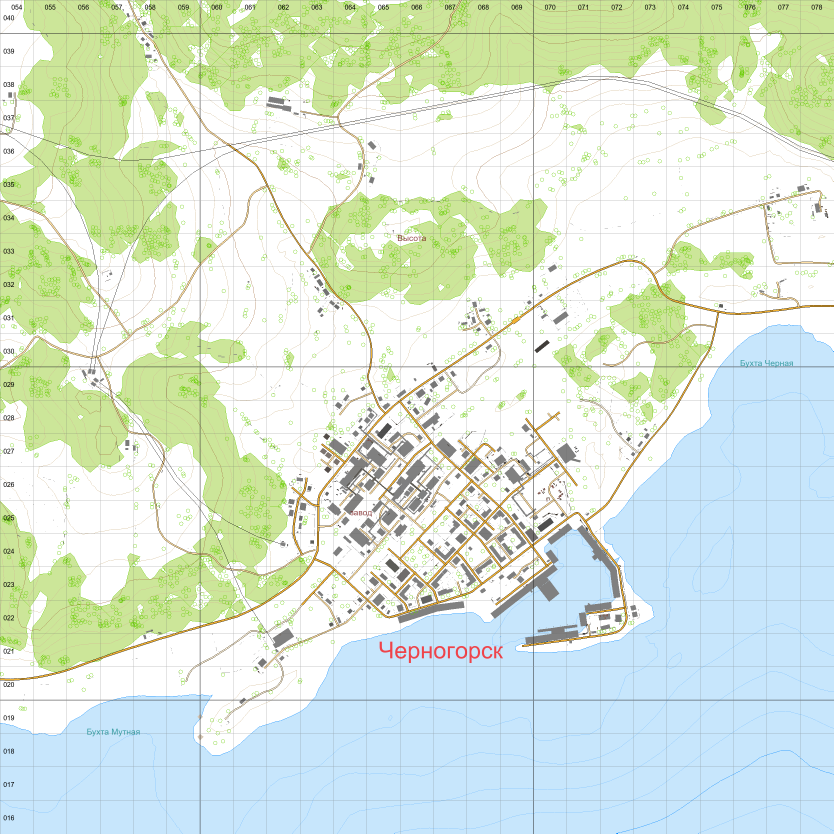
#> input picture cherno.png, 2500 x 2500 px (shown at 1/3 size)
$ python -i tile_generator.py   (imports and definitions only)
#> lines starting #> are read from the running program, lines starting #| are printed output that depends on the picture
import os
import math
import threading
import logging
from tkinter import Tk, Button, Text, END, filedialog, Label, Entry, StringVar, Scrollbar, RIGHT, Y, LEFT, BOTH, Frame
from PIL import Image

# Отключаем ограничение на максимальное число пикселей
Image.MAX_IMAGE_PIXELS = None

# Создаем логгер
logger = logging.getLogger("TileGenerator")
# [1 line not run here, left out]

# Обработчик логов для Text виджета
class TextHandler(logging.Handler):
    def __init__(self, text_widget):
        logging.Handler.__init__(self)
        self.text_widget = text_widget

    def emit(self, record):
        msg = self.format(record)
        def append():
            self.text_widget.configure(state='normal')
            self.text_widget.insert(END, msg + '\n')
            self.text_widget.configure(state='disabled')
            self.text_widget.yview(END)
        self.text_widget.after(0, append)

# Функция нарезки тайлов с конвертацией в 8-битный режим
def generate_tiles(input_image_path, output_folder, max_zoom=7, tile_size=256):
#> called with input_image_path = 'cherno.png', output_folder = 'out.png', max_zoom = 7, tile_size = 256
    logger.info(f"Открываем изображение: {input_image_path}")
    try:
        img = Image.open(input_image_path).convert("RGBA")
#> img is the input picture: PIL image 2500x2500 RGBA; mean R, G, B, A 217.9, 233, 217.2, 255
    except Exception as e:
        logger.error(f"Ошибка открытия изображения: {e}")
        return

    orig_width, orig_height = img.size
#> orig_width = 2500; orig_height = 2500
    logger.info(f"Размер изображения: {orig_width}x{orig_height}")

    os.makedirs(output_folder, exist_ok=True)

    for z in range(0, max_zoom + 1):
        scale = 1 / (2 ** (max_zoom - z))
        level_width = math.ceil(orig_width * scale)
        level_height = math.ceil(orig_height * scale)
        logger.info(f"Уровень {z}: scale={scale:.4f}, размер {level_width}x{level_height}")

        level_img = img.resize((level_width, level_height), Image.LANCZOS)
        tiles_x = math.ceil(level_width / tile_size)
        tiles_y = math.ceil(level_height / tile_size)
        padded_width = tiles_x * tile_size
        padded_height = tiles_y * tile_size

        padded_img = Image.new("RGBA", (padded_width, padded_height), (0, 0, 0, 0))
        padded_img.paste(level_img, (0, 0))

        level_folder = os.path.join(output_folder, str(z))
        os.makedirs(level_folder, exist_ok=True)

        for x in range(tiles_x):
            x_folder = os.path.join(level_folder, str(x))
            os.makedirs(x_folder, exist_ok=True)
            for y in range(tiles_y):
                left = x * tile_size
                upper = y * tile_size
                right = left + tile_size
                lower = upper + tile_size
                tile = padded_img.crop((left, upper, right, lower))
                # Конвертируем в 8-битный режим
                tile8 = tile.convert("P", palette=Image.ADAPTIVE, colors=256)
                tile_path = os.path.join(x_folder, f"{y}.png")
                tile8.save(tile_path, optimize=False)
                logger.debug(f"Сохранен тайл: {tile_path}")
        logger.info(f"Уровень {z} завершён: {tiles_x}x{tiles_y} тайлов.")
#> this loop made 8 passes
#> pass 1, in generate_tiles, `level_img = img.resize((level_width, level_height), Image.LANCZOS)`:
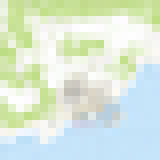
#> level_img: PIL image 20x20 RGBA (shown 8 times larger); mean R, G, B, A 217.8, 233, 217, 255
#> pass 1, in generate_tiles, `tile8.save(tile_path, optimize=False)`:
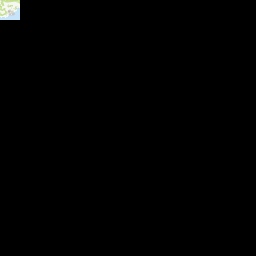
#> saved as 0.png: PIL image 256x256 P; mean R, G, B 1.3, 1.4, 1.3
#> pass 2, in generate_tiles, `level_img = img.resize((level_width, level_height), Image.LANCZOS)`:
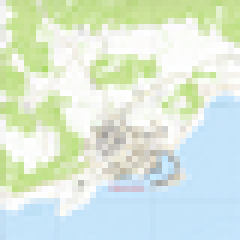
#> level_img: PIL image 40x40 RGBA (shown 6 times larger); mean R, G, B, A 217.8, 233, 216.9, 255
#> after the loop:
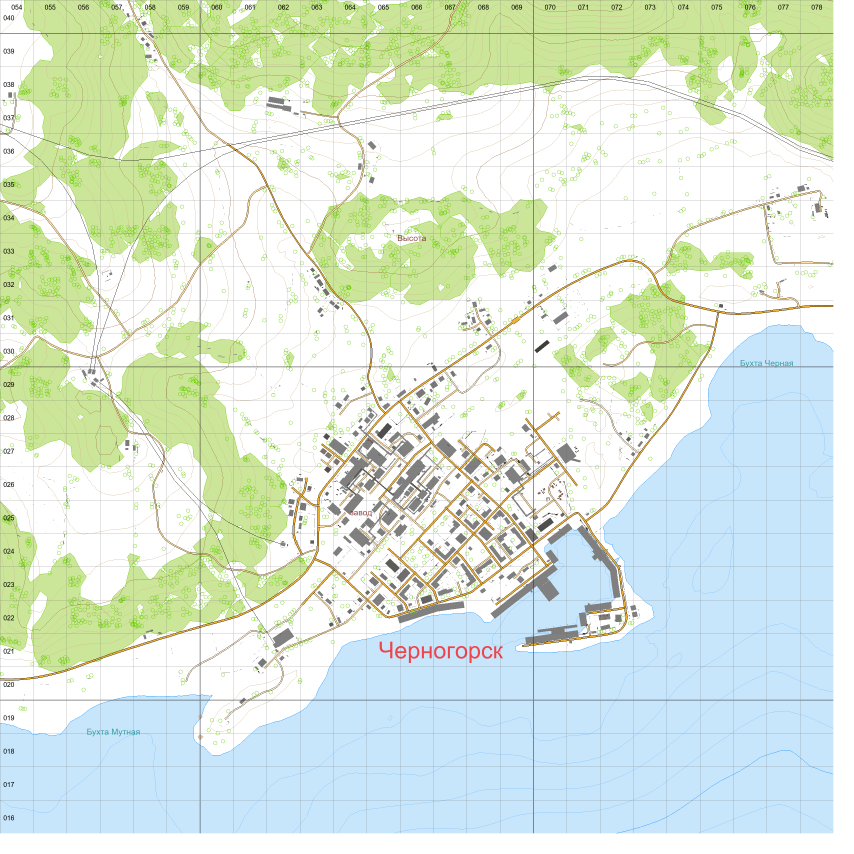
#> padded_img: PIL image 2560x2560 RGBA (shown at 1/3 size); mean R, G, B, A 207.8, 222.2, 207.2, 243.2; transparent parts drawn white
#> after the loop:
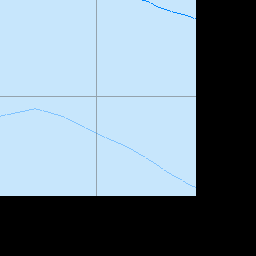
#> tile8: PIL image 256x256 P; mean R, G, B 116, 134.2, 147.3
    logger.info("Нарезка завершена.")

# Функции для работы с GUI
def start_generation():
    input_path = filedialog.askopenfilename(title="Выберите изображение", filetypes=[("PNG файлы", "*.png"), ("Все файлы", "*.*")])
    if not input_path:
        return
    input_label_var.set(input_path)

def run_generation():
    input_path = input_label_var.get()
    if not input_path:
        logger.error("Сначала выберите изображение!")
        return
    output_folder = output_folder_var.get()
    if not output_folder:
        logger.error("Укажите папку для сохранения тайлов!")
        return
    try:
        max_zoom_val = int(max_zoom_var.get())
    except ValueError:
        logger.error("Некорректное значение максимального зума!")
        return
    threading.Thread(target=generate_tiles, args=(input_path, output_folder, max_zoom_val, 256), daemon=True).start()

# Создаем главное окно
# [2 lines not run here, left out]

input_label_var = StringVar()
output_folder_var = StringVar(value="maps/chernarus/")
max_zoom_var = StringVar(value="7")

# [1 line that did not run here, left out]
# [3 lines not run here, left out]
# [1 line that did not run here, left out]
# [4 lines not run here, left out]
# [1 line that did not run here, left out]
# [3 lines not run here, left out]
# [1 line that did not run here, left out]
# [3 lines not run here, left out]

# [1 line that did not run here, left out]
# [1 line not run here, left out]
# [1 line that did not run here, left out]
# [1 line not run here, left out]
# [1 line that did not run here, left out]
# [2 lines not run here, left out]

# [1 line that did not run here, left out]
formatter = logging.Formatter('%(asctime)s - %(levelname)s - %(message)s')
# [4 lines not run here, left out]

>>> result = generate_tiles('cherno.png', 'out.png')
